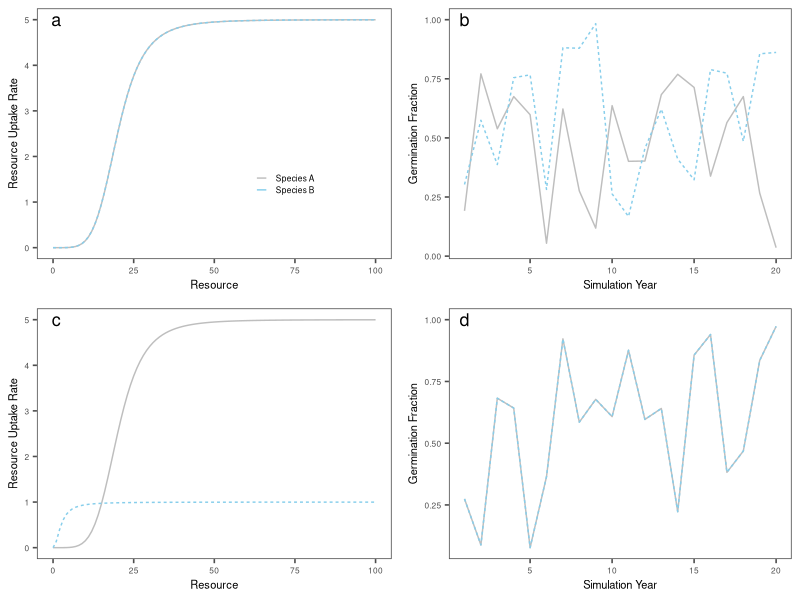

Recreate this plot in R.
## ---- chunk 1
library(ggplot2)
library(ggthemes)
library(mvtnorm)
library(gridExtra)
# mycols <- c("#9D6188","#97A861")
# mycols <- c("black", "grey")
mycols <- c("grey", "skyblue")

mytheme <- theme(axis.text=element_text(size=6),
                 axis.title=element_text(size=8),
                 legend.text=element_text(size=6),
                 legend.key.size=unit(0.3, "cm"))

 ##  Resource uptake function (Hill function)
  uptake_R <- function(r, R, alpha, beta){
    return((r*R^alpha) / (beta^alpha + R^alpha))
  }
  # Get "germination" fractions for each year
  getG <- function(sigE, rho, nTime){
    varcov <- matrix(c(sigE, rho*sigE, rho*sigE, sigE), 2, 2)
    e <- rmvnorm(n = nTime, mean = c(0,0), sigma = varcov)
    g <- exp(e) / (1+exp(e))
    return(g)
  }

## STORAGE EFFECT PLOTS
parms <- list(
  r = c(5,5),         # max growth rate for each species
  alpha = c(5,5),     # rate parameter for Hill function 
  beta = c(20,20),    # shape parameter for Hill function
  mN = c(0.5,0.5),    # live biomass loss (mortality) rates 
  mD = c(0.01, 0.01), # dormant biomass loss (mortality) rates
  a = c(0.5,0.5)      # allocation fraction of live biomass to seed bank
)
R <- seq(0,100,1)
out_r <- matrix(ncol=2, nrow=length(R))
alpha <- parms$alpha
beta <- parms$beta
for(i in 1:nrow(out_r)){
  out_r[i,1] <- uptake_R(parms$r[1], R[i], alpha[1], beta[1])
  out_r[i,2] <- uptake_R(parms$r[2], R[i], alpha[2], beta[2])
}
strg_uptake <- data.frame(species=rep(c(1:2), each=nrow(out_r)),
                          resource=rep(R, times=2),
                          uptake=c(out_r[,1], out_r[,2]))
strg_uptake_plot <- ggplot()+
  geom_line(data=strg_uptake, aes(x=resource, y=uptake, color=as.factor(species), linetype=as.factor(species)))+
  theme_few()+
  scale_color_manual(values=mycols, name="", labels=c("Species A", "Species B"))+
  guides(size=FALSE, linetype=FALSE)+
  xlab("Resource")+
  ylab("Resource Uptake Rate")+
  theme(legend.position=c(0.7,0.35))+
  geom_text(aes(x=1,y=5, label="a", size=8))+
  mytheme

sigE <- 2   # environmental cue variability
rho <- 0    # environmental cue correlation between species
gVec <- getG(sigE = sigE, rho = rho, nTime = 20)
germ_rate <- data.frame(species=rep(c(1:2),each=20),
                        timestep=rep(c(1:20), times=2),
                        germrate=c(gVec[,1], gVec[,2]))
strg_germ_plot <- ggplot()+
  geom_line(data=germ_rate,aes(x=timestep, y=germrate, color=as.factor(species), linetype=as.factor(species)))+
  theme_few()+
  scale_color_manual(values=mycols, name="Species")+
  guides(size=FALSE, linetype=FALSE, color=FALSE)+
  xlab("Simulation Year")+
  ylab("Germination Fraction")+
  geom_text(aes(x=1,y=1,label="b", size=8))+
  mytheme


## RELATIVE NONLINEARITY PLOTS
parms <- list(
  r = c(5,1),          # max growth rate for each species
  alpha = c(5,2),      # rate parameter for Hill function 
  beta = c(20,2.5),    # shape parameter for Hill function
  mN = c(0.5,0.5),     # live biomass loss (mortality) rates 
  mD = c(0.01, 0.01),  # dormant biomass loss (mortality) rates
  a = c(0.5,0.5)       # allocation fraction of live biomass to seed bank
)
R <- seq(0,100,1)
out_r <- matrix(ncol=2, nrow=length(R))
alpha <- parms$alpha
beta <- parms$beta
for(i in 1:nrow(out_r)){
  out_r[i,1] <- uptake_R(parms$r[1], R[i], alpha[1], beta[1])
  out_r[i,2] <- uptake_R(parms$r[2], R[i], alpha[2], beta[2])
}
reln_uptake <- data.frame(species=rep(c(1:2), each=nrow(out_r)),
                          resource=rep(R, times=2),
                          uptake=c(out_r[,1], out_r[,2]))
reln_uptake_plot <- ggplot()+
  geom_line(data=reln_uptake, aes(x=resource, y=uptake, color=as.factor(species), linetype=as.factor(species)))+
  theme_few()+
  scale_color_manual(values=mycols, name="Species")+
  guides(size=FALSE, linetype=FALSE, color=FALSE)+
  xlab("Resource")+
  ylab("Resource Uptake Rate")+
  geom_text(aes(x=1,y=5,label="c", size=8))+
  mytheme

sigE <- 2   # environmental cue variability
rho <- 1    # environmental cue correlation between species
gVec <- getG(sigE = sigE, rho = rho, nTime = 20)
germ_rate <- data.frame(species=rep(c(1:2),each=20),
                        timestep=rep(c(1:20), times=2),
                        germrate=c(gVec[,1], gVec[,2]))
reln_germ_plot <- ggplot()+
  geom_line(data=germ_rate,aes(x=timestep, y=germrate, color=as.factor(species), linetype=as.factor(species)))+
  theme_few()+
  scale_color_manual(values=mycols, name="Species")+
  guides(size=FALSE, linetype=FALSE, color=FALSE)+
  xlab("Simulation Year")+
  ylab("Germination Fraction")+
  geom_text(aes(x=1,y=1,label="d", size=8))+
  mytheme

g_strg <- grid.arrange(strg_uptake_plot, strg_germ_plot, 
                       reln_uptake_plot, reln_germ_plot,
                       ncol=2, nrow=2)
